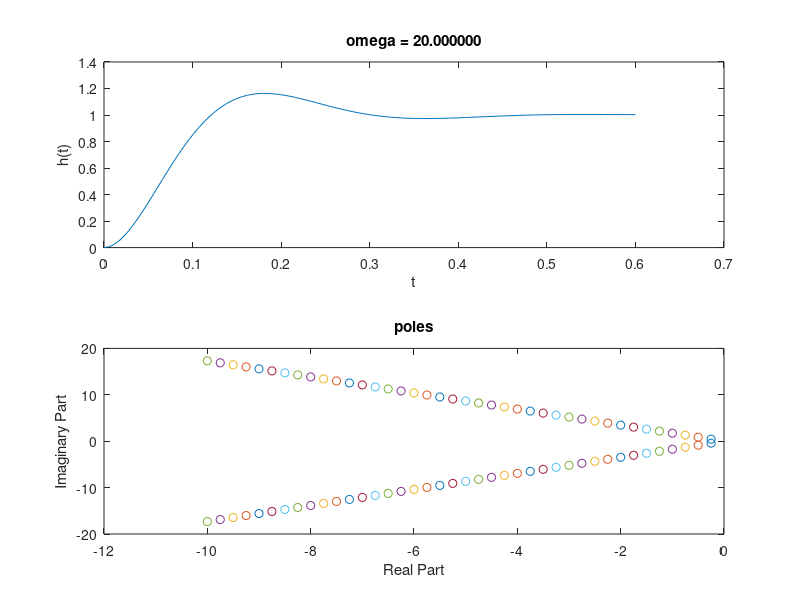

This chart was generated by the following MATLAB code:
%Part 1
K = 9;
w = 3;
zetas = linspace(0.1,2,20);

for i = 1:1:20
    sys = tf(K,[1 2*zetas(i)*w w^2]);
    subplot(2,1,1);
    [steps, tout] = step(sys);
    plot(tout, steps);
    title(sprintf("zeta = %f", zetas(i)));
    ylabel('h(t)')
    xlabel('t')
   
    subplot(2,1,2)
    root = roots([1 2*zetas(i)*w w^2]);
    plot(real(root), imag(root), 'o')
    title("poles")
    ylabel("Imaginary Part")
    xlabel("Real Part")
    hold on
    shg
    pause(0.1);
end
hold off

zeta = 0.5;
omegas = linspace(0.5, 20, 40);
for i = 1:1:40
    sys = tf(omegas(i)^2,[1 2*zeta*omegas(i) omegas(i)^2]);
    subplot(2,1,1);
    [steps, tout] = step(sys);
    plot(tout, steps);
    title(sprintf("omega = %f", omegas(i)));
    ylabel('h(t)')
    xlabel('t')
   
    subplot(2,1,2)
    root = roots([1 2*zeta*omegas(i) omegas(i)^2]);
    plot(real(root), imag(root), 'o')
    title("poles")
    ylabel("Imaginary Part")
    xlabel("Real Part")
    hold on
    shg
    pause(0.1);
end
hold off

